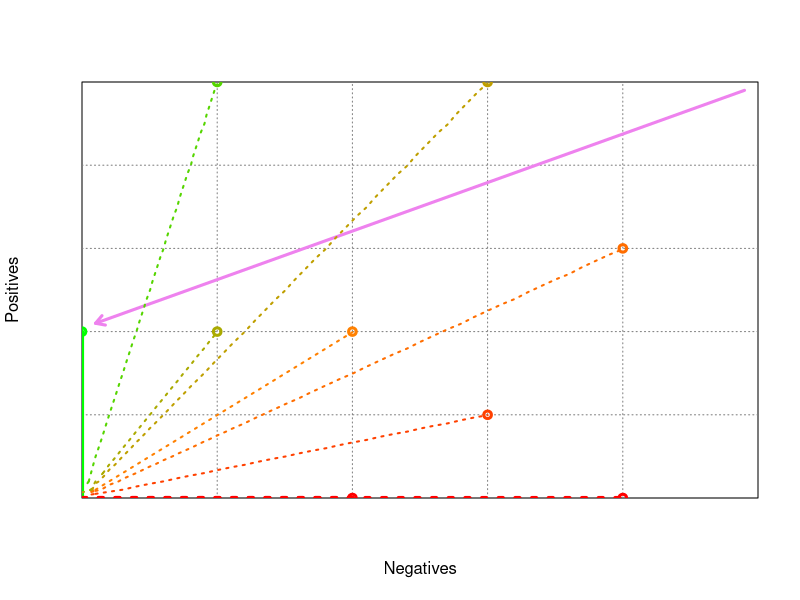

The R source for this figure:
## ---- chunk 1


c <- 1 
pos <- c*50  
neg <- 50  

rocgrid <- function() {
	plot( c(0,neg), c(0,pos),
		 xlim=c(0,neg),ylim=c(0,pos),
		 
		 xaxs = "i",yaxs = "i",
		 xaxt = 'n', yaxt = 'n',
		 type = "n",
		 xlab = "Negatives", ylab = "Positives")
	

	grid (nx = neg/10, ny = pos/10, col = gray(0.5))
	
}

metric <- function(tp,fp,m) {
  if (tp+fp == 0) { return(0) }
  else {
    Pos = pos
    Neg = neg
    N = Pos+Neg
    TP = tp
    FP = fp
    FN = Pos-TP
    TN = Neg-FP
    if (m=='accuracy') return( (TP+TN)/N ) 
    if (m=='wracc') return( TP/N - (TP+FP)*(TP+FN)/N^2 ) 
    if (m=='confirmation') return( ((TP+FP)*(FP+TN)/N^2 - FP/N)/(sqrt((TP+FP)*(FP+TN)/N^2) - (TP+FP)*(FP+TN)/N^2) ) 
    if (m=='generality') return( (TP+FP)/N ) 
    if (m=='precision') return( TP/(TP+FP) ) 
    if (m=='laplace-precision') return( (TP+10)/(TP+FP+20) ) 
    if (m=='f-measure') return( 2*TP/(2*TP+FP+FN) ) 
    if (m=='g-measure') return( TP/(FP+Pos) ) 
    if (m=='precision*recall') return( TP^2/((TP+FP)*(TP+FN)) ) 
    if (m=='avg-precision-recall') return( TP/(2*(TP+FP)) + TP/(2*(TP+FN)) ) 
    if (m=='aucsplit') return( (TP*Neg+Pos*TN)/(2*Pos*Neg) ) 
    if (m=='balanced-aucsplit') return( TP/Pos - FP/Neg ) 
    if (m=='chi2') return( (TP*TN - FP*FN)^2 / ((TP+FP)*(TP+FN)*(FP+TN)*(FN+TN)) ) 
    if (m=='info-gain') return( entropy(Pos,Neg) - (TP+FP)/N*entropy(TP,FP) - (FN+TN)/N*entropy(FN,TN) )
    if (m=='gini') return( gini(Pos,Neg) - (TP+FP)/N*gini(TP,FP) - (FN+TN)/N*gini(FN,TN) )
    if (m=='dkm') return( dkm(Pos,Neg) - (TP+FP)/N*dkm(TP,FP) - (FN+TN)/N*dkm(FN,TN) )
    if (m=='entropy') return( entropy(TP,FP)/2 )
    if (m=='giniimp') return( gini(TP,FP) )
    if (m=='dkmimp') return( dkm(TP,FP) )
    if (m=='minacc') return( minacc(TP,FP) )
  }
}

entropy <- function(P,N) {
  p <- P/(P+N)
  n <- N/(P+N)
  if (P==0 || N==0) { return( 0 ) }
  else { return( -p*log2(p) -n*log2(n) ) }
}

gini <- function(P,N) {
  p <- P/(P+N)
  n <- N/(P+N)
  return( 4*p*n )	
}

dkm <- function(P,N) {
  p <- P/(P+N)
  n <- N/(P+N)
  return( 2*sqrt(p*n) )	
}

minacc <- function(P,N) {
  p <- P/(P+N)
  n <- N/(P+N)
  return( min(p,n) )	
}


save = FALSE

if (save==FALSE) {colour1="red"; colour2="blue"} else {colour1="black"; colour2="black"}

contour1 <- function(m,col,lty,tp,fp) {
	v <- metric(tp,fp,m)
	col=rgb(min(2-2*v,1),v,0)
	points(fp,tp,col=col,type='p',lwd=3)
	if (tp==0 || fp==0) { 
		lines(c(0,fp),c(0,tp),col=col,lty=lty,lwd=4)
		return() 
	}
	x <- seq(0,fp)
	y <- seq(0,tp)
	z <- matrix(nrow=fp+1,ncol=tp+1)
	for (i in x) {
	  for (j in y) {
		z[i+1,j+1] = metric(j,i,m)
	  }
	}
	contour(x,y,z,level=v,lwd=2,add=TRUE,col=col,lty=lty,labels="")
}

rocgrid()
d = 1
method = 'precision'
colour = 'black'
p = 20; n = 0
arrows(50-d,50-d,n+d,p+d,col='violet',length=0.1,lwd=3)
contour1(method,'green','solid',  p,  n)
contour1(method,colour,'dotted',10, 30)
contour1(method,colour,'dotted',20, 20)
contour1(method,colour,'dotted', 0, 40)
contour1(method,colour,'dotted',50, 10)
contour1(method,colour,'dotted',50, 30)
contour1(method,colour,'dotted', 0, 20)
contour1(method,colour,'dotted',30, 40)
contour1(method,colour,'dotted',20, 10)

